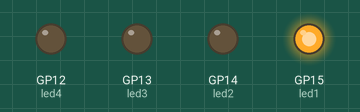
Bench run of a program on a simulated Raspberry Pi Pico running MicroPython. Shown: output pins drawn as LEDs (lit = HIGH).

Above: at 0.2 s.
At 3.2 s:
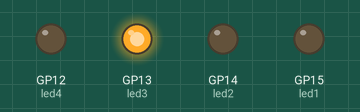
At 5.2 s:
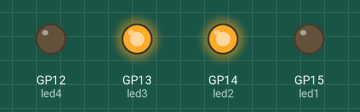
At 9.7 s:
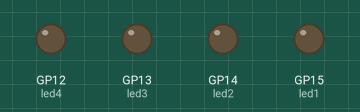
At 14.2 s:
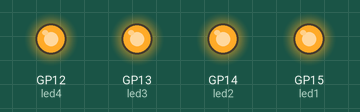
At 19.0 s:
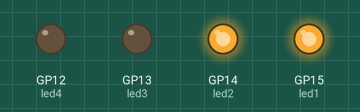
Timing chart, 0 to 19.3 s (numbered marks = the images above):
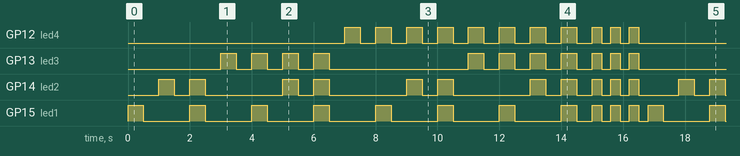

The program:

binary.py
```python
"""A program for converting decimal to binary and vice versa."""
from machine import Pin
from time import sleep

led1 = Pin(15, Pin.OUT)
led2 = Pin(14, Pin.OUT)
led3 = Pin(13, Pin.OUT)
led4 = Pin(12, Pin.OUT)


def decimal_to_binary(l1=0, l2=0, l3=0, l4=0, pause=0.5):
    """Converts decimal to binary."""
    led1.value(l1)
    led2.value(l2)
    led3.value(l3)
    led4.value(l4)

    sleep(pause)

    led1.value(0)
    led2.value(0)
    led3.value(0)
    led4.value(0)
    sleep(pause)
    return None


while True:
    decimal_to_binary(l1=1, l2=0, l3=0, l4=0)
    decimal_to_binary(l1=0, l2=1, l3=0, l4=0)
    decimal_to_binary(l1=1, l2=1, l3=0, l4=0)
    decimal_to_binary(l1=0, l2=0, l3=1, l4=0)
    decimal_to_binary(l1=1, l2=0, l3=1, l4=0)
    decimal_to_binary(l1=0, l2=1, l3=1, l4=0)
    decimal_to_binary(l1=1, l2=1, l3=1, l4=0)
    decimal_to_binary(l1=0, l2=0, l3=0, l4=1)
    decimal_to_binary(l1=1, l2=0, l3=0, l4=1)
    decimal_to_binary(l1=0, l2=1, l3=0, l4=1)
    decimal_to_binary(l1=1, l2=1, l3=0, l4=1)
    decimal_to_binary(l1=0, l2=0, l3=1, l4=1)
    decimal_to_binary(l1=1, l2=0, l3=1, l4=1)
    decimal_to_binary(l1=0, l2=1, l3=1, l4=1)
    decimal_to_binary(l1=1, l2=1, l3=1, l4=1)
    for _ in range(3):
        decimal_to_binary(l1=1, l2=1, l3=1, l4=1, pause=0.3)
```

Measured:
- by itself, GP12 (led4): LOW → HIGH at 7.0 s, → LOW 0.50 s later, → HIGH 0.50 s later, → LOW 0.50 s later, … (44 changes in this stretch)
- by itself, GP13 (led3), GP14 (led2), GP15 (led1): moves between LOW and HIGH, repeating every 16.8 s
- by itself, everything shown: repeats every 16.8 s, in 36 steps
